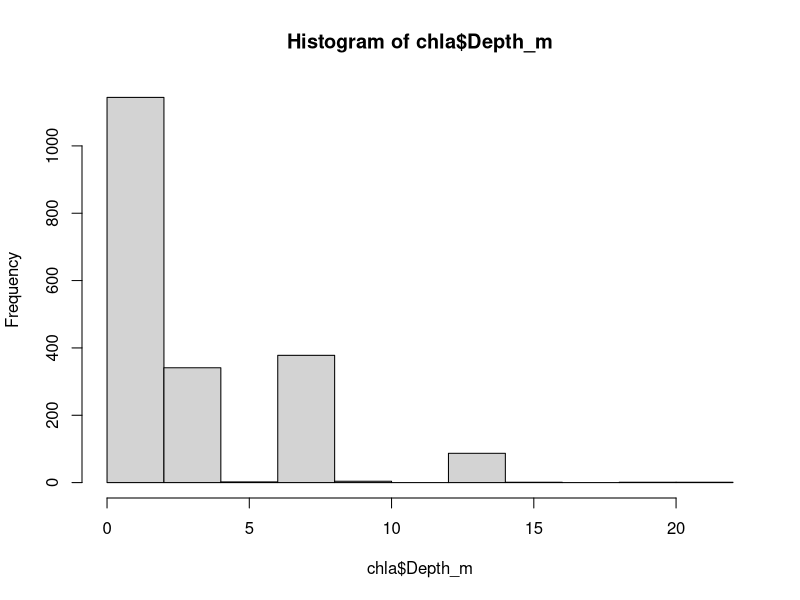

This figure's R source: (Note: this script raises an error after producing the figure.)
## ---- chunk 1
library(ggplot2) #needed for plots
library(dplyr) #needed for reshaping/reformating data
library(ggpubr) #needed for graphing multiple plots
library(zoo) #needed for na aggregate
## ---- chunk 2
### load phytoplankton cell count data ###
phyto<-read.csv(file="Cleaned_data/HarshaLake_cyanos.csv", header=TRUE) #has the phytoplankton community dataset

### load chlorophyll-a data ###
Chl<- read.csv(file="Original_data/HarshaLake_Chla.csv", header=TRUE) #has chl data

toxins<- read.csv(file="Original_data/ODOH_HarshaLake_toxinresults_2011to2024.csv", header=TRUE)
## ---- chunk 3
### reformatting and summarizing phyto data ###
cyanos<- phyto %>%
  mutate(sampledate=as.Date(sampledate, origin="1899-12-30")) %>% #tells R to format field as Date
  group_by(SiteID, sampledate) %>%
  summarize(avgCD_cellsmL=mean(CD_cellsmL, na.rm=TRUE),
            avgcyano_relbiovol=mean(cyano_relbiovol, na.rm=TRUE)) %>%
  ungroup() %>%
  mutate(Yr=as.numeric(format(sampledate, "%Y")), #renames field
         daynum=as.numeric(format(sampledate, "%j")))
## ---- chunk 4
### identify labels used for fields ###
colnames(Chl)
unique(Chl$id)
sort(unique(Chl$depth_ft))
unique(Chl$Analyte)

### add conversion factors ###
ft_m<- 0.3048# conversion factor from feet to m

### reformatting and filtering chl-a data ###
chla<- Chl %>%
  filter(id=="EOF"|id=="BUO"|id=="EMB"|id=="ENN"|id=="ECP") %>%
  mutate(sampledate=as.Date(Date, origin="1899-12-30", format="%m/%d/%Y")) %>% #tells R to format field as Date
  rename(Chla_ugL= Value,
         SiteID=id) %>% #renames field to common name with units)
  mutate(Depth_m=depth_ft*ft_m) %>% # convert depth from feet to meters
  filter(!is.na(Chla_ugL)) %>% #removes NAs in chl-a data
  select(SiteID, sampledate, Chla_ugL, Depth_m) %>% #selects only fields of interest
  filter(Chla_ugL>=0 & Chla_ugL<=1000) #realistic parameters

### calculate average Chla for epi ###
hist(chla$Depth_m)
HL_chla<- chla %>%
  group_by(SiteID, sampledate) %>%
  filter(Depth_m<=5) %>% #filter for epilimnion
  summarise(avgChla_ugL=mean(Chla_ugL, na.rm=TRUE)) %>%
  ungroup() %>%
  mutate(Yr=as.numeric(format(sampledate, "%Y")), #renames field
         daynum=as.numeric(format(sampledate, "%j")))   #renames field to)
## ---- chunk 5
### identify labels used for fields ###
colnames(toxins)
unique(toxins$Analyte) 
unique(toxins$Units) #check units
unique(toxins$Site)

HL_tox<- toxins %>%
  mutate(sampledate=as.Date(Sample_date, origin="1899-12-30",
                            format="%m/%d/%Y")) %>% #tells R to format field as Date
  filter(Analyte=="Microcystin") %>% #filter for toxin of interest
  rename(Microcystin_ugL=Value, #rename field
         SiteID=Site) %>% #renames field to common name with units)
## ---- chunk 6
### filter data to cyanoHAB season ###
fig3a_data<- HL_chla %>%
  filter(daynum>=152 & daynum<=258)

### plot cyanoHAB severity as chl-a over time ###
SI_fig3a<- ggplot(data=fig3a_data, aes(x=daynum, y=avgChla_ugL, color=Yr)) + #plots Chl-a across date
  geom_point() + #adds points at observations
  facet_wrap(~SiteID) +
  theme_classic(base_size=12) +
  labs(x="Day of Year", y="Total Chl-a (ug/L)", title="a)") +
  annotate('rect', xmin=min(fig3a_data$daynum), xmax=max(fig3a_data$daynum),
           ymin=0, ymax=12, alpha=.2, fill='green') + #low/no CyanoHAB
  annotate('rect', xmin=min(fig3a_data$daynum), xmax=max(fig3a_data$daynum),
           ymin=12, ymax=50, alpha=.2, fill='orange')+ #moderate CyanoHAB
  annotate('rect', xmin=min(fig3a_data$daynum), xmax=max(fig3a_data$daynum),
           ymin=50, ymax=Inf, alpha=.2, fill='red') #severe CyanoHAB
SI_fig3a
## ---- chunk 7
### filter data to cyanoHAB season ###
fig3b_data<- cyanos %>%
  filter(daynum>=152 & daynum<=258) #day num +- 7 days

### plot cyanoHAB severity as CD over time ###
SI_fig3b<- ggplot(data=fig3b_data, aes(x=daynum, y=avgCD_cellsmL, color=Yr))+
  geom_point() +  #point plot 
  facet_wrap(~SiteID) + #by year
  theme_classic(base_size=12)+
  scale_y_continuous(trans="log10") +
  annotate('rect', xmin=min(fig3b_data$daynum), xmax=max(fig3b_data$daynum),
           ymin=0, ymax=20000, alpha=.2, fill='green') + #low/no CyanoHAB
  annotate('rect', xmin=min(fig3b_data$daynum), xmax=max(fig3b_data$daynum),
           ymin=20000, ymax=100000, alpha=.2, fill='orange')+ #moderate CyanoHAB
  annotate('rect', xmin=min(fig3b_data$daynum), xmax=max(fig3b_data$daynum),
           ymin=100000, ymax=Inf, alpha=.2, fill='red') +#severe CyanoHAB
  labs(x="Day of Year", y="log10(Cyanobacteria Density) (cells/mL)", title="b)")
SI_fig3b #print image
## ---- chunk 8
SI_fig3<- ggarrange(SI_fig3a, SI_fig3b, ncol=2, nrow=1, widths=c(0.5, 0.5))
SI_fig3
ggsave("Products/SI_figures/Figure3_color.png") #saves plot to Products folder
## ---- chunk 9
### merge data files ###
Chla_CD<- merge(HL_chla, cyanos, by.x=c("SiteID", "sampledate", "Yr", "daynum"), by.y=c("SiteID", "sampledate", "Yr", "daynum"), all=TRUE) 
## ---- chunk 10
### plotting distributions ###
par(mfrow=c(2,2))
hist(Chla_CD$avgChla_ugL, breaks=18,#histograph of Chl-a
     main="non-transformed",
     xlab="Chl-a (ug/L)") 
hist(Chla_CD$avgCD_cellsmL, breaks=18,#histograph of CD
     main="non-transformed",
     xlab="CD (cells/mL)") 
hist(log10(Chla_CD$avgChla_ugL), breaks=18,#histograph of Chl-a
     main="log10-transformed",
     xlab="Chl-a (ug/L)") 
hist(log10(Chla_CD$avgCD_cellsmL), breaks=18,#histograph of CD
     main="log-10-transformed",
     xlab="CD (cells/mL)") 
par(mfrow=c(1,1))

#### plot regression ###
Chla_CD_plot<- ggplot(Chla_CD, aes(x=log10(avgCD_cellsmL), y=log10(avgChla_ugL))) +
  geom_point() +
#  facet_wrap(~SiteID) +
  theme_classic() +
  geom_smooth() +
  labs(x="log10(avg CD) (cells/mL)", y="log10(Chl-a) ug/L)")
Chla_CD_plot
regChlaCD<- lm(data=Chla_CD,
               formula=log10(avgCD_cellsmL)~log10(avgChla_ugL))
summary(regChlaCD)
## ---- chunk 11
blooms<- ggplot(subset(Chla_CD, Yr>=2010), aes(x=daynum, y=avgChla_ugL))+
  geom_point() +
  geom_line() +
  theme_classic() +
  facet_wrap(~SiteID) +
  geom_vline(xintercept=200, lty="dashed", col="red") +
  scale_y_continuous(trans="log10") +
  labs(x="Day of Year (Year >= 2010)", y="log10(mean CD) (cells/mL)")
blooms
## ---- chunk 12
### define the number of observation years ###
Yr<- seq(from=2013, #define year start of study period
             to=2018, #define year end of study period
             by=7) #creates a sequence every 1 year
Yr #prints the expected years of data

### define the observation frequency ###
daynum_bins<- seq(from=196, #define date start of CyanoHAB season
                  to=252, #define date end of CyanoHAB season
                  by=14) #creates a sequence every 14 days 
daynum_bins #prints the expected observation dates of data

### create data frame with expected observations ###
cyanoHAB_bins<- data.frame(Yr=rep(Yr, each=5), #repeat Yr for every daynum 
                           daynum_bin=rep(daynum_bins, times=6)) #repeat daynum for every year
## ---- chunk 13
Chla_CD <- Chla_CD  %>%
  filter(daynum>= 189 & daynum<= 259) %>% #filter for cyanoHAB season
  mutate(daynum_bin=
         ifelse(daynum<(daynum_bins[2]-7), #if observation is <= bin 2 min
                daynum_bins[1], #yes returns bin 1
                ifelse(daynum>=(daynum_bins[2]-7)&daynum<(daynum_bins[3]-7),
              #if observation is > bin 2 min and <= bin 3 min
              daynum_bins[2], #yes returns bin 2
              ifelse(daynum>=(daynum_bins[3]-7)&daynum<(daynum_bins[4]-7),
                     #if observation is > bin 3 min and <= bin 4 min
                     daynum_bins[3], #yes returns bin 3
                     ifelse(daynum>=(daynum_bins[4]-7)&daynum<(daynum_bins[5]-7),
                            #if observation is > bin 4 min and <= bin 5 min 
                            daynum_bins[4], #yes returns bin 4
                            daynum_bins[5])))))#no returns bin 5
                     
Chla_CD<- Chla_CD %>% 
  filter(!duplicated(cbind(Yr, daynum_bin), fromLast = TRUE))  #remove first duplicate
## ---- chunk 14
cyanoHAB<- merge(cyanoHAB_bins, #x data frame
                 Chla_CD, #y data frame
                 by=c("Yr","daynum_bin"),
                 all.x=TRUE) #define the key fields
## ---- chunk 15
### checking for NAs ###
summary(cyanoHAB)
## ---- chunk 16
### calculate annual means ###
yr_mean<- cyanoHAB %>%
  group_by(Yr) %>%
  summarize(avg_Chla=mean(Chla_ugL, na.rm=TRUE),
            se_Chla=(sd(Chla_ugL, na.rm=TRUE)/sqrt(length(Chla_ugL))), 
            avg_CD=mean(CD_cellsmL, na.rm=TRUE),
            se_CD=(sd(CD_cellsmL, na.rm=TRUE)/sqrt(length(CD_cellsmL))))
yr_mean

### fill missing values with the annual mean ###
cyanoHAB<- cyanoHAB %>%
  group_by(Yr) %>%
  mutate(across(Chla_ugL, ~na.aggregate(., FUN=mean, na.rm=FALSE)),
         across(CD_cellsmL, ~na.aggregate(., FUN=mean, na.rm=TRUE))) %>%
  ungroup()

### check that missing values replaced with means ###
summary(cyanoHAB$Chla_ugL)
summary(cyanoHAB$CD_cellsmL)
## ---- chunk 17
### determine expected observation frequencies ###
week_bins<- seq(from=196, #define date start of CyanoHAB season
                  to=252, #define date end of CyanoHAB season
                  by=7) #creates a sequence every week 
week_bins #prints the expected observation dates of data

### create data frame with the frequencies wanted ###
week_bins<- data.frame(Yr=rep(Yr, each=9),week_bin=rep(week_bins, times=6))
## ---- chunk 18
### merge observations with data frame of frequencies ###
cyanoHAB2<- merge(week_bins, cyanoHAB, by.x=c("Yr","week_bin"), 
                      by.y=c("Yr", "daynum_bin"), all=TRUE) 
## ---- chunk 19
### linearly interpolate the missing values ###
cyanoHAB_approx<- cyanoHAB2 %>%  
  group_by(Yr) %>%
  mutate(Chla_ugL=na.approx(Chla_ugL, na.rm=F, rule=2),
         CD_cellsmL=na.approx(CD_cellsmL, na.rm=F, rule=2)) %>% #interpolates where NA
  ungroup() 
## ---- chunk 20
cyanoHAB_approx<- cyanoHAB_approx %>%
  mutate(Chla_ugL_k7=lag(Chla_ugL, n=1), 
         CD_cellsmL_k7=lag(CD_cellsmL, n=1),
         Chla_ugL_k14=lag(Chla_ugL, n=2), 
         CD_cellsmL_k14=lag(CD_cellsmL, n=2),
         Chla_ugL_k21=lag(Chla_ugL, n=3), 
         CD_cellsmL_k21=lag(CD_cellsmL, n=3),
         Chla_ugL_k28=lag(Chla_ugL, n=4), 
         CD_cellsmL_k28=lag(CD_cellsmL, n=4)) 
## ---- chunk 21
### save the new Chla data file ###
write.csv(cyanoHAB_approx, file="Cleaned_data/cyanoHAB_severity.csv")
